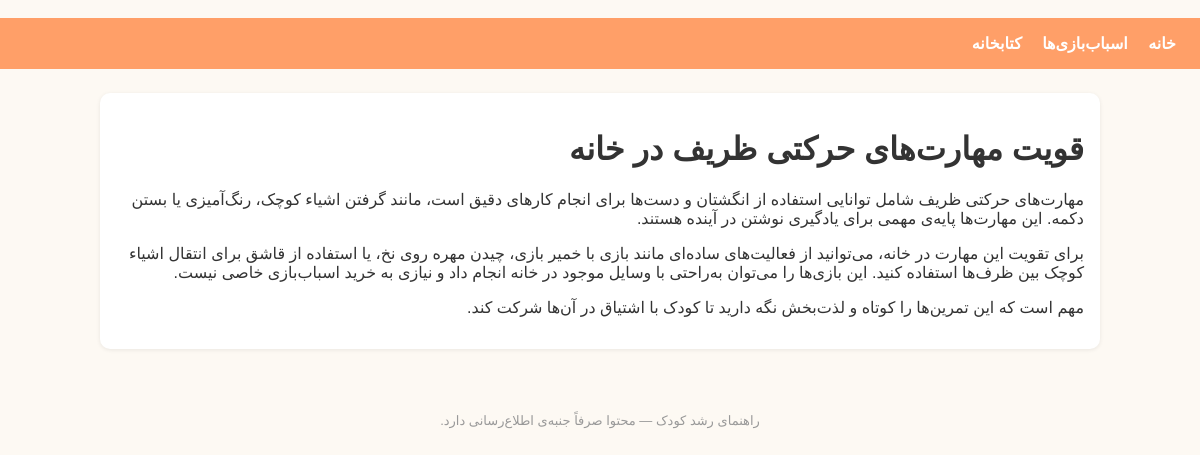
The page /articles/taghviat-maharat-harekati/ on the database its author committed.
### catalog/models.py (models this page shows, shortened)
class Article(models.Model):
    title = models.CharField(max_length=200)
    slug = models.SlugField(unique=True)
    age_groups = models.ManyToManyField(AgeGroup, related_name="articles", blank=True)
    summary = models.CharField(max_length=300)
    body = models.TextField()
    published_at = models.DateTimeField(auto_now_add=True)
    class Meta:
        ordering = ["-published_at"]

### catalog/views.py (the view)
# urls.py: path("articles/<slug:slug>/", views.article_detail, name="article_detail"),
def article_detail(request, slug):
    article = get_object_or_404(Article, slug=slug)
    return render(request, "catalog/article_detail.html", {"article": article})

### templates/catalog/article_detail.html
﻿{% extends "base.html" %}
{% block content %}
  <div class="card">
    <h1>{{ article.title }}</h1>
    <p>{{ article.body|linebreaks }}</p>
  </div>
{% endblock %}

### templates/base.html (style rules this page uses)
body { font-family: Tahoma, sans-serif; margin: 0; background: #fdf9f3; color: #333; }
.card { background: white; border-radius: 10px; padding: 16px; margin-bottom: 16px; box-shadow: 0 1px 4px rgba(0,0,0,0.08); }

### rows shown on the page
Article: title "قویت مهارت‌های حرکتی ظریف در خانه", body "مهارت‌های حرکتی ظریف شامل توانایی استفاده از انگشتان و دست‌ها برای انجام کارهای دقیق است، مانند گرفتن اشیاء کوچک، رنگ‌آمیزی یا بستن دکمه. این مهارت‌ها پایه‌ی مهمی برای یادگیری نوشتن در آینده هستند. برای تقویت این مهارت در خانه، می‌توانید از فعالیت‌های ساده‌ای مانند بازی با خمیر بازی، چیدن مهره روی نخ، یا استفاده از قاشق برای انتقال اشیاء کوچک بین ظرف‌ها استفاده کنید. این بازی‌ها را می‌توان به‌راحتی با وسایل موجود در خانه انجام داد و نیازی به خرید اسباب‌بازی خاصی نیست. مهم است که این تمرین‌ها را کوتاه و لذت‌بخش نگه دارید تا کودک با اشتیاق در آن‌ها شرکت کند."
